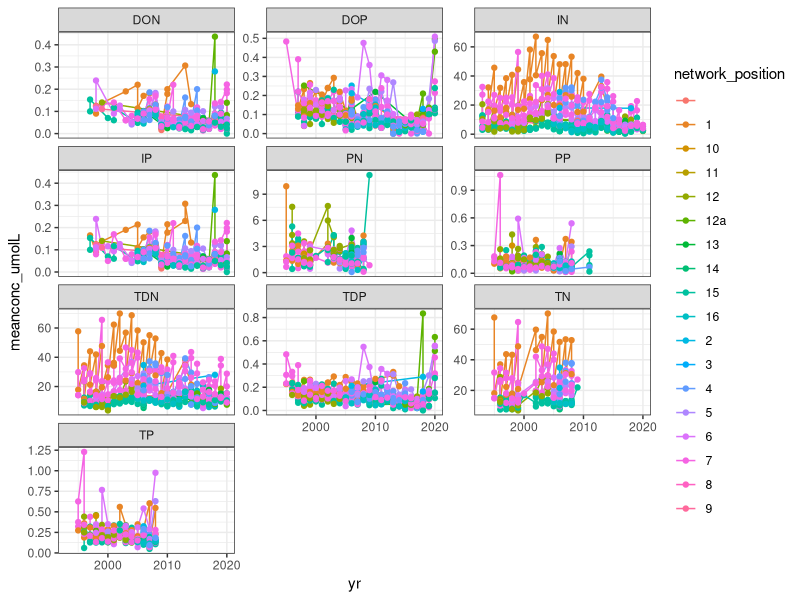

Reproduce this figure in R.
library(tidyverse)
library(lubridate)

sites <- read.csv("Data/sites.csv")
gl_network <- read.csv("Data/greenlakes_network.csv") |>
  select(-X) |>
  left_join(sites)


subset <- gl_network |>
  select(3:17, network_position, eco_type, - NO3_ueqL, -NH4_ueqL, -PO4_ueqL) |>
  mutate(mon = month(date), yr = year(date)) |> #and add seasons to the dataframe
  mutate(season = case_when(mon %in% c(10,11,12) ~ "Oct-Dec",
                            mon %in% c(1,2,3) ~ "Jan-Mar",
                            mon %in% c(4,5,6)  ~ "Apr-Jun",
                            mon %in% c(7,8,9) ~ "Jul-Sep")) |>
  pivot_longer(1:10, names_to = 'parameter', values_to = 'concentration_umol_L') |>
  drop_na() |>
  mutate(parameter = sub('\\_.*', "", parameter)) |>
  group_by(season, yr, site, network_position, eco_type, parameter) |>
  summarise(meanconc_umolL = mean(concentration_umol_L)) |>
  ungroup()
         

ggplot(subset, aes(yr, meanconc_umolL, color = network_position)) +
  geom_line() +
  geom_point() +
  facet_wrap(~parameter, scales = "free_y",ncol = 3) +
  theme_bw()
  




forms_subset <- gl_network |>
  select(3:17, network_position, eco_type, - NO3_ueqL, -NH4_ueqL, -PO4_ueqL) |>
  drop_na()